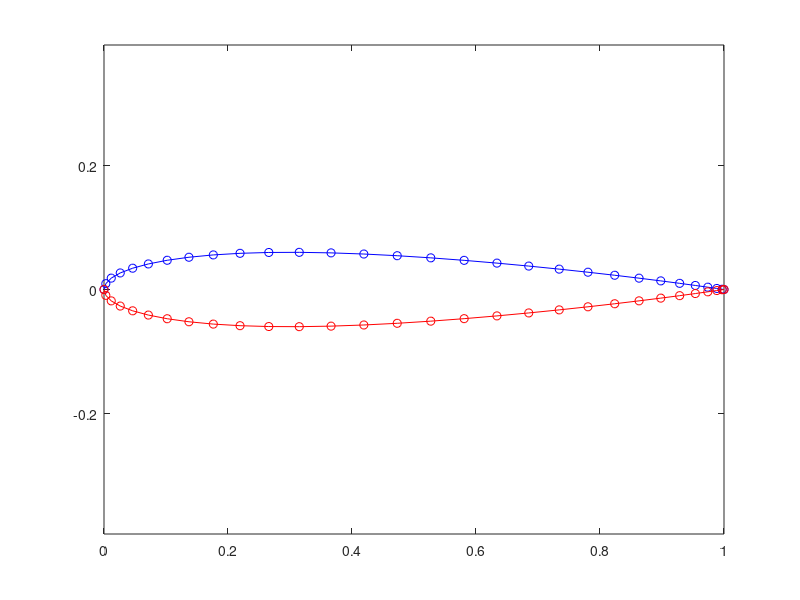

Reproduce this figure in MATLAB.
function [y,x] = NacaAirfoil(varargin)
%% %%%%%%%%%%%%%%%%%%%%%%%%%%%%%%%%%%%%%%%%%%%%%%%%%%%%%%%%%%%%%%%%%%%%%%%%
%                        NACA 4 digit airfoil generator
%                   coded by Manuel Diaz, NTU, 2015.04.27
%
% Refs:
% [1] Geometry for Aerodynamicists, Appendix A. Accessible online at:
%     http://www.dept.aoe.vt.edu/~mason/Mason_f/CAtxtAppA.pdf 
%
% Notation:
%             _ _   _________________
% thickness(t) |   /                 ----------__________
%             _|_ (______________________________________---------
%                 |                                              |
%                 |-------------------chord(c)-------------------|
% 
% Usage: 
%       [xi,yi] = NACAairfoil('MPXX')               % defaul usage, 
%       [xi,yi] = NACAairfoil('MPXX',TE)            % minimal usage, 
%       [xi,yi] = NACAairfoil('MPXX',TE,n,xs)       % uncomplete usage,
%       [xi,yi] = NACAairfoil('MPXX',TE,n,xs,path)  % complete usage,
% where:
%           TE  = 'zero' for zero thickness trailing edge,
%               = 'finite' for thickness trailing edge,
%           n   = number of nodes along x-direction,
%           xs  = 'halfcos' for "half cosine x-spacing",
%               = 'uniform' to give "uniform x-spacing",
%           pth = './' for creating airfoil data file in the current folder
%                 (eg. '/naca2412.dat'),
%
%%%%%%%%%%%%%%%%%%%%%%%%%%%%%%%%%%%%%%%%%%%%%%%%%%%%%%%%%%%%%%%%%%%%%%%%%%%

% Controling parameters
switch nargin
    case 0
        AF= '0012';	 % designation
        M = AF(1);	 % The maximum value of the mean line as chord/100.
        P = AF(2);   % Is the chordwise position of the maximum chamber as chord/10.
        XX= AF(3:4); % Is the maximum thickness, t/c, in chord precent (x 100%).
        TE= 'zero';  % Trailing edge (TE)
        n = 30;      % x-nodes to describe airfoil
        xs='halfcos';% x-nodes spacing method
        wf= 0;       % writte solution file
    case 1
        AF= varargin{1}; 
        M = AF(1);
        P = AF(2);
        XX= AF(3:4);
        TE= 'zero';
        n = 30;      
        xs= 'halfcos';
        wf= 0;
	case 2
        AF= varargin{1}; 
        M = AF(1);
        P = AF(2);
        XX= AF(3:4);
        TE= varargin{2};
        n = 30;      
        xs= 'halfcos';
        wf= 0;
	case 4
        AF= varargin{1}; 
        M = AF(1);
        P = AF(2);
        XX= AF(3:4);
        TE= varargin{2};
        n = varargin{3};      
        xs= varargin{4};
        wf= 0;
	case 5
        AF= varargin{1}; 
        M = AF(1);
        P = AF(2);
        XX= AF(3:4);
        TE= varargin{2};
        n = varargin{3};      
        xs= varargin{4};
        wf= 1;
        pth=varargin{5};
    otherwise
        error('wrong number of input arguments, check again dummy.')
end

% set airfoil main characteristics
m=str2double(M)/100;   % mean line coord
p=str2double(P)/10;    % maximun chamber position
t=str2double(XX)/100;  % relative thickness (t/c)

% Fixed parameters
a0= 0.2969;
a1=-0.1260;
a2=-0.3516;
a3= 0.2843;
switch TE 
    case 'finite'   % For finite thick TE
        a4=-0.1015;  
    case 'zero'     % For zero thick TE
        a4=-0.1036;
    otherwise
        error('not a valid trailing edge')
end

%% Build Airfoil cross section
% Set spacing for discrete values in x-direction
switch xs 
    case 'halfcos'  % Half cosine based spacing
        beta=linspace(0,pi,n)'; x=(0.5*(1-cos(beta))); 
        header=['NACA',AF,':[',num2str(2*n),'panels,Half cosine x-spacing]'];  
    case 'uniform'  % uniform based spacing
        x=linspace(0,1,n)';
        header=['NACA',AF,':[',num2str(2*n),'panels,Uniform x-spacing]'];
    otherwise
        error('not a valid spacing method')
end

% find points before and after the maximum chamber position 'p'
xc1=x(x<=p);  % for t <= p
xc2=x(x> p);  % for t > p
xc=[xc1;xc2]; % concatenate vectors

% compute thickness function yt(x) 
yt=(t/0.2)*(a0*sqrt(x)+a1*x+a2*x.^2+a3*x.^3+a4*x.^4);

% 
if p==0	% symmetric airfoil
    % thickness embelope with camber or mean line.
    xu=x;    yu= yt;    % upper surface
    xl=x;    yl=-yt;    % lower surface
    yc=zeros(size(xc)); % camber line function
else	% non-symmetric airfoil
    % camber lines
    yc1=(m/p^2)*(2*p*xc1-xc1.^2);               % for t <= p
    yc2=(m/(1-p)^2)*((1-2*p)+2*p*xc2-xc2.^2);   % for t > p
    yc=[yc1;yc2];       % camber line function yc(x)

    dyc1_dx=(m/p^2)*(2*p-2*xc1);                % for t <= p
    dyc2_dx=(m/(1-p)^2)*(2*p-2*xc2);            % for t > p
    dyc_dx=[dyc1_dx;dyc2_dx];   % camber line slope dyc/dx
    theta=atan(dyc_dx);	% camber line slope angle 

    xu= x-yt.*sin(theta);	yu=yc+yt.*cos(theta); % upper surface
    xl= x+yt.*sin(theta);	yl=yc-yt.*cos(theta); % lower surface
end

% Plot airfoid embelope
plot(xu,yu,'bo-'); hold on  % upper surface
plot(xl,yl,'ro-'); hold off % lower surface
axis equal

% Output points
x=[flipud(xu) ; xl(2:end)];
y=[flipud(yu) ; yl(2:end)];


%% Write Points to file
if wf == 1
    F1=header;
    F2=num2str([x,y]);
    F=strvcat(F1,F2);
    fileName=[pth,'NACA',AF,'.dat'];
    dlmwrite(fileName,F,'delimiter','')
end

end
